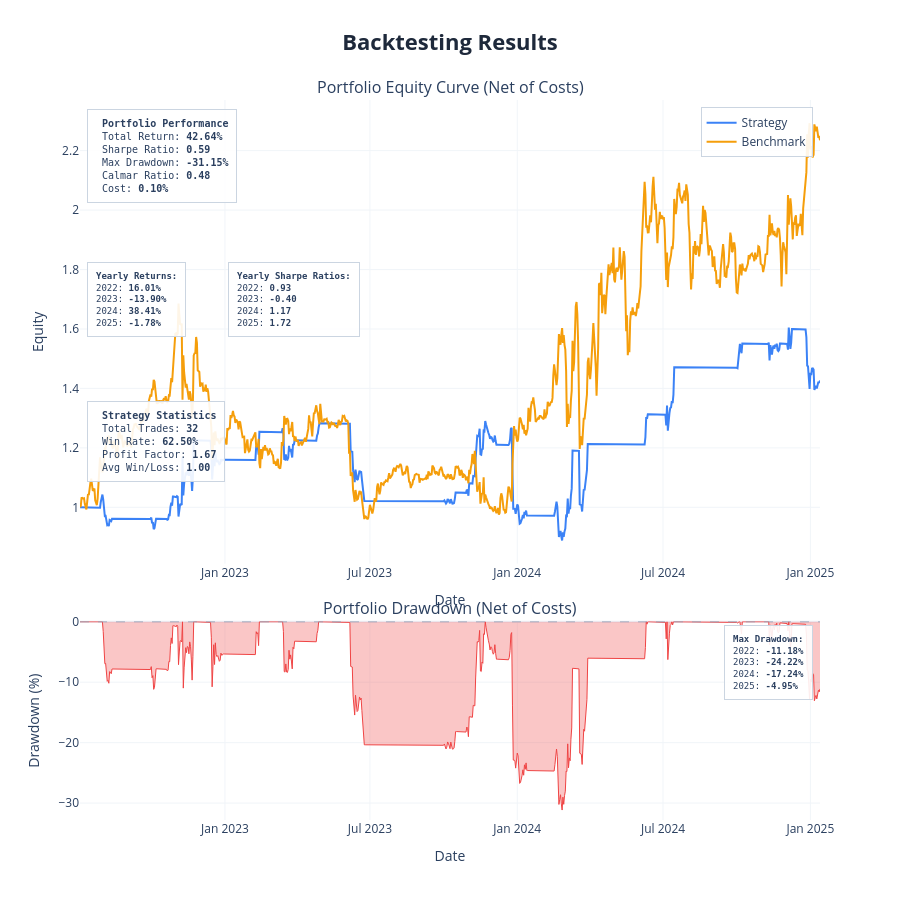

Notebook code cell kept with this figure:
### Code cell
param_defs = {
    "lookback":    ("int",   90, 110),
    "z_lookback":  ("int",   60, 100),
    "entry":       ("float", 1, 3),
    "exit":        ("float", 0.5, 1.00),
    "stop_z":      ("float", 3.5, 5.00),
    "max_holding": ("int",   8,   25),
}

fixed_params = {"stop_z": 4.2965,  "exit": 0.7531
}   

def pair_reject(metrics):
    if metrics is None:
        return True
    if metrics["num_trades"] < 5:
        return True
    if metrics["profit_factor"] < 0.7:
        return True
    return False

test_params = {
    "lookback": 126,
    "z_lookback": 60,
    "entry": 1.8,
    "exit": 0.5,
    "stop_z": 3.5,
    "max_holding": 15,
}

pair_df, indicator_cols = pair_strategy_fn(pair_prices.copy(), test_params)

display(pair_df.head())
display(pair_df.tail())

results = backtest(
    data=pair_df,
    cost=pair_cost,
    show_plot=True,
    save_html=None,
    show_trades=False,
    benchmark_data=None
)

print(f"Pair: {Y} vs {X}")
print(f"Return        {results['total_return']*100:>8.2f}%")
print(f"Sharpe        {results['sharpe_ratio']:>8.2f}")
print(f"Max Drawdown  {results['max_drawdown']*100:>8.2f}%")
print(f"Calmar        {results['calmar_ratio']:>8.2f}")
print(f"Trades        {results['num_trades']:>8}")
print(f"Win Rate      {results['win_rate']*100:>8.2f}%")
print(f"Profit Factor {results['profit_factor']:>8.2f}")

### Figure 1 — Plotly figure (JSON) as saved in the notebook; plotly's stock layout.template omitted (floating-point values rounded to 4 significant figures; data arrays with more than 128 entries replaced by an {"elided": "..."} marker saying what was removed)
{"data": [{"hovertemplate": "<b>Strategy</b><br>Date: %{x}<br>Equity: %{y:.4f}<extra></extra>", "line": {"color": "#3b82f6", "width": 2}, "mode": "lines", "name": "Strategy", "type": "scatter", "x": {"elided": "925 str values"}, "xaxis": "x", "y": {"elided": "925 float values"}, "yaxis": "y"}, {"hovertemplate": "<b>Benchmark</b><br>Date: %{x}<br>Equity: %{y:.4f}<extra></extra>", "line": {"color": "#f59e0b", "width": 2}, "mode": "lines", "name": "Benchmark", "type": "scatter", "x": {"elided": "925 str values"}, "xaxis": "x", "y": {"elided": "925 float values"}, "yaxis": "y"}, {"fill": "tozeroy", "fillcolor": "rgba(239, 68, 68, 0.3)", "hovertemplate": "<b>Drawdown</b><br>Date: %{x}<br>Drawdown: %{y:.2f}%<extra></extra>", "line": {"color": "#ef4444", "width": 1}, "mode": "lines", "name": "Drawdown", "showlegend": false, "type": "scatter", "x": {"elided": "925 str values"}, "xaxis": "x2", "y": {"elided": "925 float values"}, "yaxis": "y2"}], "layout": {"annotations": [{"font": {"size": 16}, "showarrow": false, "text": "Portfolio Equity Curve (Net of Costs)", "x": 0.5, "xanchor": "center", "xref": "paper", "y": 1, "yanchor": "bottom", "yref": "paper"}, {"font": {"size": 16}, "showarrow": false, "text": "Portfolio Drawdown (Net of Costs)", "x": 0.5, "xanchor": "center", "xref": "paper", "y": 0.276, "yanchor": "bottom", "yref": "paper"}, {"align": "left", "bgcolor": "rgba(255, 255, 255, 0.9)", "bordercolor": "#cbd5e1", "borderpad": 8, "borderwidth": 1, "font": {"family": "monospace", "size": 10}, "showarrow": false, "text": "\n<b>Portfolio Performance</b><br>\nTotal Return: <b>42.64%</b><br>\nSharpe Ratio: <b>0.59</b><br>\nMax Drawdown: <b>-31.15%</b><br>\nCalmar Ratio: <b>0.48</b><br>\nCost: <b>0.10%</b>\n", "x": 0.01, "xanchor": "left", "xref": "x domain", "y": 0.98, "yanchor": "top", "yref": "y domain"}, {"align": "left", "bgcolor": "rgba(255, 255, 255, 0.9)", "bordercolor": "#cbd5e1", "borderpad": 8, "borderwidth": 1, "font": {"family": "monospace", "size": 9}, "showarrow": false, "text": "<b>Yearly Returns:</b><br>2022: <b>16.01%</b><br>2023: <b>-13.90%</b><br>2024: <b>38.41%</b><br>2025: <b>-1.78%</b><br>", "x": 0.01, "xanchor": "left", "xref": "x domain", "y": 0.65, "yanchor": "top", "yref": "y domain"}, {"align": "left", "bgcolor": "rgba(255, 255, 255, 0.9)", "bordercolor": "#cbd5e1", "borderpad": 8, "borderwidth": 1, "font": {"family": "monospace", "size": 9}, "showarrow": false, "text": "<b>Yearly Sharpe Ratios:</b><br>2022: <b>0.93</b><br>2023: <b>-0.40</b><br>2024: <b>1.17</b><br>2025: <b>1.72</b><br>", "x": 0.2, "xanchor": "left", "xref": "x domain", "y": 0.65, "yanchor": "top", "yref": "y domain"}, {"align": "left", "bgcolor": "rgba(255, 255, 255, 0.9)", "bordercolor": "#cbd5e1", "borderpad": 8, "borderwidth": 1, "font": {"family": "monospace", "size": 10}, "showarrow": false, "text": "\n<b>Strategy Statistics</b><br>\nTotal Trades: <b>32</b><br>\nWin Rate: <b>62.50%</b><br>\nProfit Factor: <b>1.67</b><br>\nAvg Win/Loss: <b>1.00</b>\n", "x": 0.01, "xanchor": "left", "xref": "x domain", "y": 0.35, "yanchor": "top", "yref": "y domain"}, {"align": "left", "bgcolor": "rgba(255, 255, 255, 0.9)", "bordercolor": "#cbd5e1", "borderpad": 8, "borderwidth": 1, "font": {"family": "monospace", "size": 9}, "showarrow": false, "text": "<b>Max Drawdown:</b><br>2022: <b>-11.18%</b><br>2023: <b>-24.22%</b><br>2024: <b>-17.24%</b><br>2025: <b>-4.95%</b><br>", "x": 0.99, "xanchor": "right", "xref": "x2 domain", "y": 0.98, "yanchor": "top", "yref": "y2 domain"}], "height": 900, "hovermode": "x unified", "legend": {"bgcolor": "rgba(255,255,255,0.9)", "bordercolor": "#cbd5e1", "borderwidth": 1, "x": 0.99, "xanchor": "right", "y": 0.99, "yanchor": "top"}, "shapes": [{"line": {"color": "#94a3b8", "dash": "dash", "width": 1}, "type": "line", "x0": 0, "x1": 1, "xref": "x2 domain", "y0": 0, "y1": 0, "yref": "y2"}], "showlegend": true, "title": {"font": {"color": "#1E293B", "size": 22}, "text": "<b>Backtesting Results</b>", "x": 0.5, "xanchor": "center"}, "xaxis": {"anchor": "y", "domain": [0, 1], "gridcolor": "#f1f5f9", "gridwidth": 1, "showgrid": true, "title": {"text": "Date"}}, "xaxis2": {"anchor": "y2", "domain": [0, 1], "gridcolor": "#f1f5f9", "gridwidth": 1, "showgrid": true, "title": {"text": "Date"}}, "yaxis": {"anchor": "x", "domain": [0.356, 1], "gridcolor": "#f1f5f9", "gridwidth": 1, "showgrid": true, "title": {"text": "Equity"}}, "yaxis2": {"anchor": "x2", "domain": [0, 0.276], "gridcolor": "#f1f5f9", "gridwidth": 1, "showgrid": true, "title": {"text": "Drawdown (%)"}}}}
